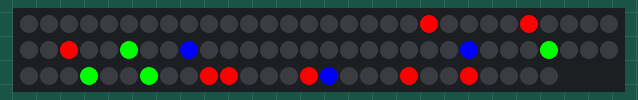
Recording of a sketch running on a simulated Arduino Uno, built with avr-gcc and run on an emulated ATmega328P. On the bench: 87 RGB LEDs in strip order, left to right, continuing on the next row.

Above: at 0.16 s.
At 5.04 s:
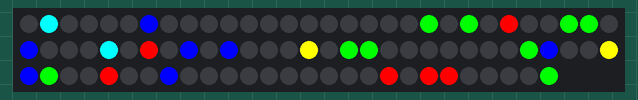
At 9.93 s:
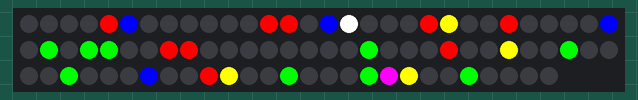
At 19.71 s:
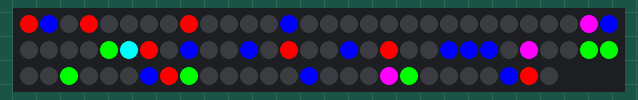
At 29.79 s:
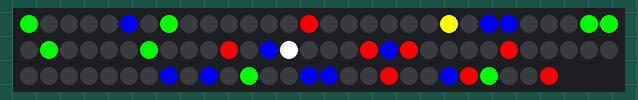
At 39.57 s:
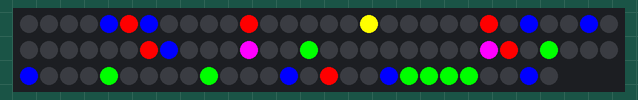

The sketch:

arduino.ino
```cpp
#include <Adafruit_NeoPixel.h>
#include <stdlib.h>

#define PIN 4
#define LED_COUNT 87
#define BRIGHT 255


Adafruit_NeoPixel leds = Adafruit_NeoPixel(LED_COUNT, PIN, NEO_GRB + NEO_KHZ800);

void clearLEDs() {
  for (int i = 0; i < LED_COUNT; i++) {
    leds.setPixelColor(i, 0x000000);
  }
}

/*
* Pseudo random number generator
* that returns 0 or 1
*/
unsigned rand2() {
  static unsigned state = 1;
  if (state & 1) {
    state >>= 1;
    state ^= 0x8100;
  } else {
    state >>= 1;
  }
  return state & 1;
}

void randomLight() {
  uint8_t red;
  uint8_t blue;
  uint8_t green;

  for (int i = 0; i < LED_COUNT; i++){
    if (rand2() && rand2() && rand2()){
      red = 0xff;
    } else {
      red = 0x0;
    }

    if (rand2() && rand2() && rand2()){
      green = 0xff;
    } else {
      green = 0x0;
    }

    if (rand2() && rand2() && rand2()){
      blue = 0xff;
    } else {
      blue = 0x0;
    }

    leds.setPixelColor(i, red, green, blue);

  }
}

/*
* Clear all LEDs and set brightness
*/

void setup(){
  leds.begin();
  leds.setBrightness(BRIGHT);
  clearLEDs();
  leds.show();
}

/*
* Enter Loop
*/
void loop() {
  randomLight();
  leds.show();
  delay(20);
}
```
